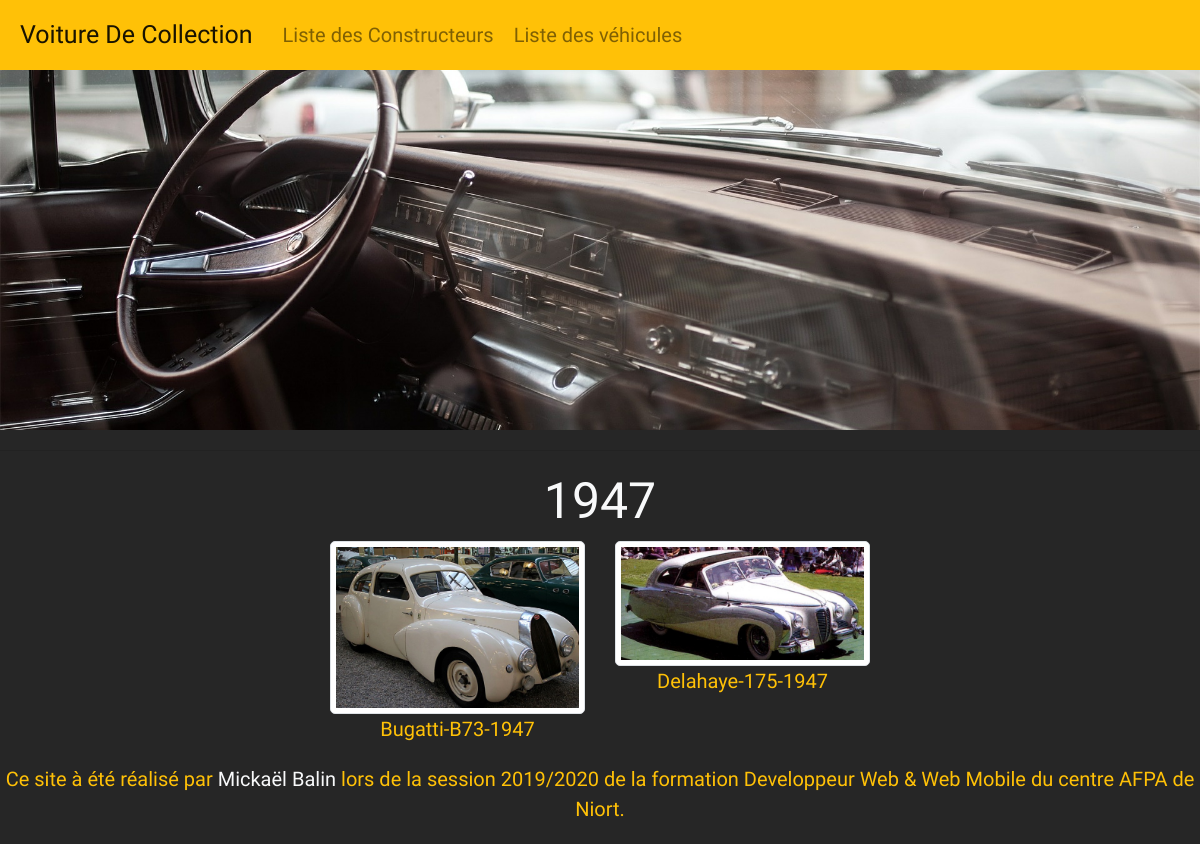
/year.php?id=1947, run on the app's committed database.
### tables this page shows
CREATE TABLE `Modele` (
  `Modele_ID` int(11) PRIMARY KEY NOT NULL AUTO_INCREMENT,
  `Modele_DATE` int(4) NOT NULL,
  `Modele_Titre` varchar(100) NOT NULL,
  `Modele_AUTEUR_ID` int(11) NOT NULL
  );

CREATE TABLE `Constructeur` (
  `Constructeur_ID` int(11) PRIMARY KEY NOT NULL AUTO_INCREMENT,
  `Constructeur_TITRE` varchar(100) NOT NULL,
  `Constructeur_CONTENU` longtext NOT NULL
);

### modele.php (called while the page is built, shortened)
<?php
function getVehiculesdate($date){
    $bdcon = getBdd();
    $vehicules = $bdcon->prepare('select Modele_ID as id, Modele_TITRE as titre, Constructeur_Titre as createur, Modele_DATE as date from Modele LEFT JOIN Constructeur ON Modele.Modele_AUTEUR_ID = Constructeur.Constructeur_ID WHERE Modele_date =?');
    $vehicules->execute(array($date));
    return $vehicules;
}
function getBdd(){
    $bdd = new PDO('mysql:host=localhost;dbname=automobile;charset=utf8', 'root', 'root', array(PDO::ATTR_ERRMODE => PDO::ERRMODE_EXCEPTION));
    return $bdd;
}

### vues/VueYear.php (the view, shortened to what this page needs)
<div class="container">
    <div class="row justify-content-center">
<h1 class="text-light text-center col-12"> <?php echo $_GET['id'] ?></h1>
    <?php foreach ($vehicules as $vehicule): ?>
    <div class="listevoiturestest col-sm-12 col-md-4 col-lg-3">
      <a href="<?= "vehicule.php?id=".$vehicule['id']?>">
      <figure>
          <?php echo '<img class="img-thumbnail" src="img/'.$vehicule['createur'].'-'.$vehicule['titre'].'-'.$vehicule['date'].'.png" class="img-fluid w-100">';?>
          <figcaption class="text-warning text-center"> <?php echo $vehicule['createur'].'-'.$vehicule['titre'].'-'.$vehicule['date'] ?></figcaption>
      </figure>
</a>
</div>
<?php endforeach; ?>
</div>
</div>
<?php require 'gabarit.php';?>

### css/style.css (style rules this page uses)
* { box-sizing: border-box; font-size: 20px; }
body { background-color: #262626; font-family: 'Girassol', cursive; }

### data on the page
modele: Modele_AUTEUR_ID+Modele_DATE (picture), Modele_AUTEUR_ID.Constructeur_TITRE "Bugatti", Modele_Titre "B73", Modele_DATE "1947"
modele: Modele_AUTEUR_ID+Modele_DATE (picture), Modele_AUTEUR_ID.Constructeur_TITRE "Delahaye", Modele_Titre "175", Modele_DATE "1947"

### other printed values
$_GET['id'] "1947"
